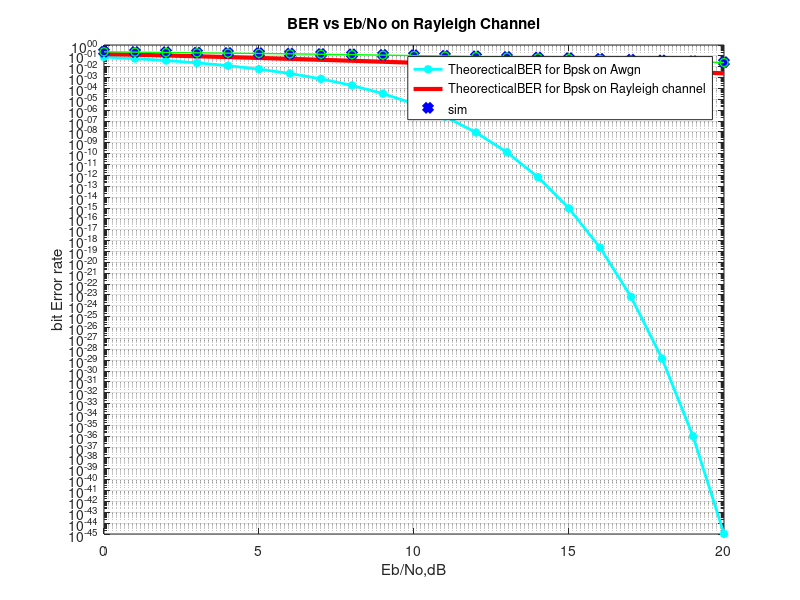

Source code (MATLAB):
clc
clear all;
close all

users = 2;      % Number of user

%---------------Generation of walsh Code-------

n = 4;                   %Number of Data Sub-Carriers
walsh = hadamard(n);     
code1 = walsh(2,:);      %Taking 2nd Row of Walsh code for User1
code2 = walsh(4,:);      %Taking 4th Row of Walsh code for User2

%--------------Generating data for User1----------

N = 10^4;                 %Number of bits for data_user1 
data_user1 = rand(1,N)>0.5; %Generating data for User1
data_user1bpsk = 2*data_user1-1;    %BPSK modulation

%--------------Spreading & ifft for User1--------------

data_user11 = data_user1bpsk';
spdata_user1 = data_user11*code1;
spdata12 = (spdata_user1)';
ifftdata_user1 = ifft(spdata12);
ifftdata12 = ifftdata_user1';


%------------------Append cyclic Prefix for User1------

y1 = [ifftdata12(:,[(n-2):n]) ifftdata12];
transdata1 = y1';
tx_user1 = transdata1;

%-----------------Generating data fro User2------------

N = 10^4;                 %Number of bits for data_user1 
data_user2 = rand(1,N)>0.5; %Generating data for User1
data_user2bpsk = 2*data_user2-1;    %BPSK modulation

%--------------Spreading & ifft for User2--------------

data_user22 = data_user2bpsk';
spdata_user2 = data_user22*code2;
spdata22 = (spdata_user2)';
ifftdata_user2 = ifft(spdata22);
ifftdata22 = ifftdata_user2';


%------------------Append cyclic Prefix for User2------

y2 = [ifftdata22(:,[(n-2):n]) ifftdata22];
transdata2 = y2';
tx_user2 = transdata2;


%-----------------Adding data for transmission of all Users-------
x = tx_user1 +tx_user2;

%------------------Creating Rayleigh Channel-----------

Taps = 4;          % creating Taps
p1 = 1-exp(0.5/2.3);           % Power of taps 1 to 4
p2 = 1-exp(0.9/2.3);
p3 = 1-exp(0.7/2.3);
p4 = 1-exp(0.2/2.3);

gain1 = sqrt(p1/2)*[rand(1,N) + j*rand(1,N)];     %Gain for 1 to 4
gain2 = sqrt(p2/2)*[rand(1,N) + j*rand(1,N)];    
gain3 = sqrt(p3/2)*[rand(1,N) + j*rand(1,N)];     
gain4 = sqrt(p4/2)*[rand(1,N) + j*rand(1,N)];    


x11 = x(:);
x12 = reshape(x11,1,length(x11));
i = 1:length(x12);
delay1 =1;

for i = delay1+1:length(x12)
  x13(i) = x(i-delay1);
 end
 
 delay2 = 2;
 for i = delay2+1:length(x12)
   x14(i) = x(i-delay2);
 end
 delay3 =3;
 for i = delay3+1:length(x12)
   x15(i) = x(i-delay3);
 end
 
 x1 = reshape(x13,(n+3),length(x13)/(n+3));
 x2 = reshape(x14,(n+3),length(x14)/(n+3));
 x3 = reshape(x15,(n+3),length(x15)/(n+3));
 

ch1 = repmat(gain1,(n+3),1);
ch2 = repmat(gain2,(n+3),1);
ch3 = repmat(gain3,(n+3),1);
ch4 = repmat(gain4,(n+3),1);

data_channel = x.*ch1 + x1.*ch2 + x2.*ch3 +x3.*ch4; %Passing data through channel

%--------------Addition of AWGN-------------
data_noise1 = data_channel(:);
data_noise2 = reshape(data_noise1,1,length(data_noise1));

noise = 1/sqrt(2)* [randn(1,length(data_noise2)) + j*randn(1,length(data_noise2))];
snr = [0:20];

for i = 1 :length(snr)
  y = data_noise2 + (sqrt(1)*10^(-snr(i)/20))*noise;

%---------------Receiver---------------

data_received = y;
%----------------------Removing Cyclic Prefix-------------
rx1 = reshape(data_received,(n+3), length(data_received)/(n+3));
rx12 =rx1';
rx13 = rx12(:,[(4:(n+3))]);
rx14 = rx13' ;

%----------------------Taking FFT----------------------------

fft_data_received = fft(rx14);

%---------------------------equilization of the channel-----------------
channel_response = fft([gain1;gain2;gain3;gain4],n);
data_equilized = fft_data_received.*conj(channel_response);

%---------------------------------BER of Data User1-----------------
recdata11 = (data_equilized'*code1')';
recdata12 = real(recdata11)>0;
errors_user1(i) = size(find([data_user1 - recdata12]),2);
SBer1 = errors_user1/N;

%--------------------------------BER of Data User2----------------
recdata21 = (data_equilized'*code2')';
recdata22 = real(recdata21)>0;
errors_user2(i) = size(find([data_user2 - recdata22]),2);
SBer2 = errors_user2/N;
end 
 
%---------------------Theorectical result----------------------

snrlnr = 10.^(snr/10);
TBer = 0.5*erfc(sqrt(snrlnr));
TBerf = 0.5.*(1-sqrt(snrlnr./(snrlnr+1)));

%---------------------Displaying the Result------------
figure
semilogy(snr,TBer,'c*-','lineWidth',2);
hold on;
semilogy(snr,TBerf,'r-','lineWidth',3);
hold on;
semilogy(snr,SBer1,'bd','lineWidth',4);
hold on;
semilogy(snr,SBer2,'go-','lineWidth',1);
hold on;
grid on;
legend('TheorecticalBER for Bpsk on Awgn', 'TheorecticalBER for Bpsk on Rayleigh channel' ,'sim','location','best');
xlabel ('Eb/No,dB');
ylabel('bit Error rate');
title('BER vs Eb/No on Rayleigh Channel')







